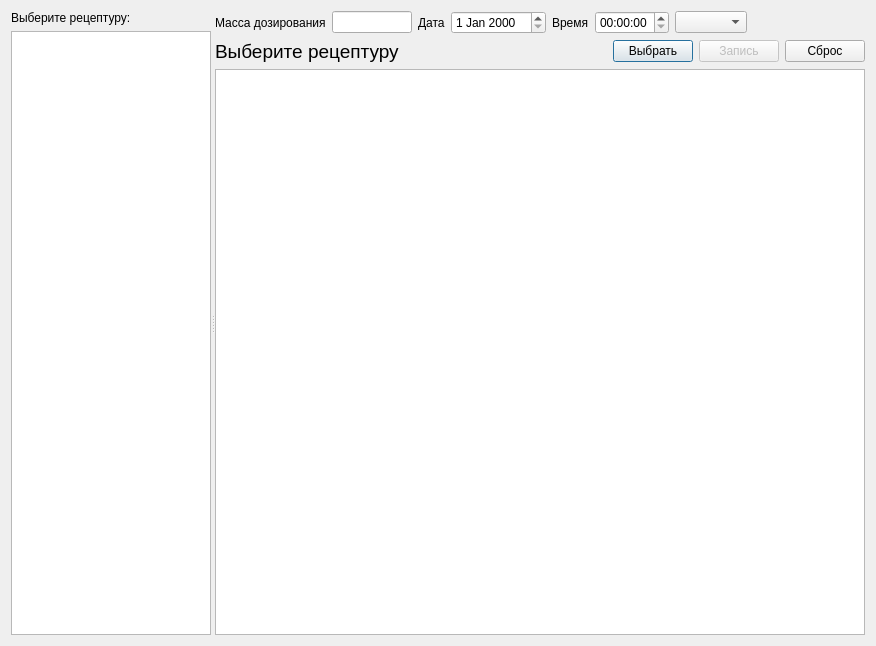
<?xml version="1.0" encoding="UTF-8"?>
<ui version="4.0">
 <class>DialogNew</class>
 <widget class="QDialog" name="DialogNew">
  <property name="geometry">
   <rect>
    <x>0</x>
    <y>0</y>
    <width>876</width>
    <height>646</height>
   </rect>
  </property>
  <property name="windowTitle">
   <string>Добавить дозировку в ручном режиме</string>
  </property>
  <layout class="QVBoxLayout" name="verticalLayout_3">
   <item>
    <widget class="QSplitter" name="splitter">
     <property name="orientation">
      <enum>Qt::Horizontal</enum>
     </property>
     <widget class="QWidget" name="layoutWidget">
      <layout class="QVBoxLayout" name="verticalLayout_2">
       <item>
        <widget class="QLabel" name="label">
         <property name="text">
          <string>Выберите рецептуру:</string>
         </property>
        </widget>
       </item>
       <item>
        <widget class="QTableView" name="tableViewRcp">
         <property name="editTriggers">
          <set>QAbstractItemView::NoEditTriggers</set>
         </property>
         <property name="selectionMode">
          <enum>QAbstractItemView::SingleSelection</enum>
         </property>
         <property name="selectionBehavior">
          <enum>QAbstractItemView::SelectRows</enum>
         </property>
         <attribute name="verticalHeaderVisible">
          <bool>false</bool>
         </attribute>
        </widget>
       </item>
      </layout>
     </widget>
     <widget class="QWidget" name="layoutWidget">
      <layout class="QVBoxLayout" name="verticalLayout">
       <item>
        <layout class="QHBoxLayout" name="horizontalLayout">
         <item>
          <widget class="QLabel" name="label_2">
           <property name="text">
            <string>Масса дозирования</string>
           </property>
          </widget>
         </item>
         <item>
          <widget class="QLineEdit" name="lineEditMas">
           <property name="maximumSize">
            <size>
             <width>80</width>
             <height>16777215</height>
            </size>
           </property>
          </widget>
         </item>
         <item>
          <widget class="QLabel" name="label_3">
           <property name="text">
            <string>Дата</string>
           </property>
          </widget>
         </item>
         <item>
          <widget class="DateEdit" name="dateEdit"/>
         </item>
         <item>
          <widget class="QLabel" name="label_4">
           <property name="text">
            <string>Время</string>
           </property>
          </widget>
         </item>
         <item>
          <widget class="QTimeEdit" name="timeEdit"/>
         </item>
         <item>
          <widget class="QComboBox" name="comboBoxCex"/>
         </item>
         <item>
          <spacer name="horizontalSpacer">
           <property name="orientation">
            <enum>Qt::Horizontal</enum>
           </property>
           <property name="sizeHint" stdset="0">
            <size>
             <width>40</width>
             <height>20</height>
            </size>
           </property>
          </spacer>
         </item>
        </layout>
       </item>
       <item>
        <layout class="QHBoxLayout" name="horizontalLayout_2">
         <item>
          <widget class="QLabel" name="labelRcp">
           <property name="font">
            <font>
             <pointsize>14</pointsize>
            </font>
           </property>
           <property name="text">
            <string>Выберите рецептуру</string>
           </property>
          </widget>
         </item>
         <item>
          <spacer name="horizontalSpacer_2">
           <property name="orientation">
            <enum>Qt::Horizontal</enum>
           </property>
           <property name="sizeHint" stdset="0">
            <size>
             <width>40</width>
             <height>20</height>
            </size>
           </property>
          </spacer>
         </item>
         <item>
          <widget class="QPushButton" name="pushButtonSelect">
           <property name="text">
            <string>Выбрать</string>
           </property>
          </widget>
         </item>
         <item>
          <widget class="QPushButton" name="pushButtonOk">
           <property name="enabled">
            <bool>false</bool>
           </property>
           <property name="text">
            <string>Запись</string>
           </property>
          </widget>
         </item>
         <item>
          <widget class="QPushButton" name="pushButtonCansel">
           <property name="text">
            <string>Сброс</string>
           </property>
          </widget>
         </item>
        </layout>
       </item>
       <item>
        <widget class="QTableView" name="tableViewCont">
         <property name="minimumSize">
          <size>
           <width>650</width>
           <height>0</height>
          </size>
         </property>
        </widget>
       </item>
      </layout>
     </widget>
    </widget>
   </item>
  </layout>
 </widget>
 <customwidgets>
  <customwidget>
   <class>DateEdit</class>
   <extends>QDateEdit</extends>
   <header>db/dbviewer.h</header>
  </customwidget>
 </customwidgets>
 <resources/>
 <connections/>
</ui>
